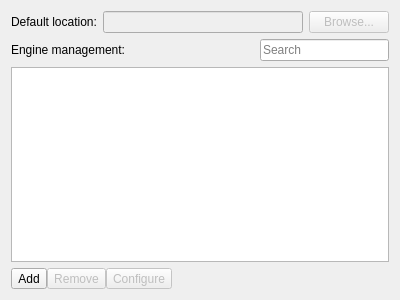
<?xml version="1.0" encoding="UTF-8"?>
<ui version="4.0">
 <class>EngineManagementWidget</class>
 <widget class="QWidget" name="EngineManagementWidget">
  <property name="geometry">
   <rect>
    <x>0</x>
    <y>0</y>
    <width>400</width>
    <height>300</height>
   </rect>
  </property>
  <property name="windowTitle">
   <string>Engine Management</string>
  </property>
  <layout class="QVBoxLayout" name="verticalLayout">
   <item>
    <layout class="QHBoxLayout" name="horizontalLayout">
     <item>
      <widget class="QLabel" name="label_2">
       <property name="text">
        <string>Default location:</string>
       </property>
      </widget>
     </item>
     <item>
      <widget class="QLineEdit" name="m_defaultLocationEdit">
       <property name="enabled">
        <bool>false</bool>
       </property>
      </widget>
     </item>
     <item>
      <widget class="QPushButton" name="m_browseDefaultLocationBtn">
       <property name="enabled">
        <bool>false</bool>
       </property>
       <property name="text">
        <string>Browse...</string>
       </property>
      </widget>
     </item>
    </layout>
   </item>
   <item>
    <layout class="QHBoxLayout" name="horizontalLayout_2">
     <item>
      <widget class="QLabel" name="label">
       <property name="text">
        <string>Engine management:</string>
       </property>
      </widget>
     </item>
     <item>
      <spacer name="horizontalSpacer_2">
       <property name="orientation">
        <enum>Qt::Horizontal</enum>
       </property>
       <property name="sizeHint" stdset="0">
        <size>
         <width>40</width>
         <height>20</height>
        </size>
       </property>
      </spacer>
     </item>
     <item>
      <widget class="QLineEdit" name="m_searchEngineEdit">
       <property name="placeholderText">
        <string>Search</string>
       </property>
       <property name="clearButtonEnabled">
        <bool>true</bool>
       </property>
      </widget>
     </item>
    </layout>
   </item>
   <item>
    <widget class="QListView" name="m_enginesList"/>
   </item>
   <item>
    <layout class="QHBoxLayout" name="horizontalLayout_3">
     <property name="spacing">
      <number>0</number>
     </property>
     <item>
      <widget class="QToolButton" name="m_addBtn">
       <property name="toolTip">
        <string>Add a new engine.</string>
       </property>
       <property name="text">
        <string>Add</string>
       </property>
       <property name="icon">
        <iconset resource="../res/icons/icons.qrc">
         <normaloff>:/icons/toolbutton/add-16x16.png</normaloff>:/icons/toolbutton/add-16x16.png</iconset>
       </property>
      </widget>
     </item>
     <item>
      <widget class="QToolButton" name="m_removeBtn">
       <property name="enabled">
        <bool>false</bool>
       </property>
       <property name="toolTip">
        <string>Removes the selected engine.</string>
       </property>
       <property name="text">
        <string>Remove</string>
       </property>
       <property name="icon">
        <iconset resource="../res/icons/icons.qrc">
         <normaloff>:/icons/toolbutton/remove-16x16.png</normaloff>:/icons/toolbutton/remove-16x16.png</iconset>
       </property>
      </widget>
     </item>
     <item>
      <widget class="QToolButton" name="m_configureBtn">
       <property name="enabled">
        <bool>false</bool>
       </property>
       <property name="toolTip">
        <string>Configure the selected engine.</string>
       </property>
       <property name="text">
        <string>Configure</string>
       </property>
       <property name="icon">
        <iconset resource="../res/icons/icons.qrc">
         <normaloff>:/icons/toolbutton/configure-16x16.png</normaloff>:/icons/toolbutton/configure-16x16.png</iconset>
       </property>
      </widget>
     </item>
     <item>
      <spacer name="horizontalSpacer">
       <property name="orientation">
        <enum>Qt::Horizontal</enum>
       </property>
       <property name="sizeHint" stdset="0">
        <size>
         <width>40</width>
         <height>20</height>
        </size>
       </property>
      </spacer>
     </item>
     <item>
      <widget class="QLabel" name="m_engineCountLabel">
       <property name="text">
        <string/>
       </property>
      </widget>
     </item>
    </layout>
   </item>
  </layout>
 </widget>
 <resources>
  <include location="../res/icons/icons.qrc"/>
 </resources>
 <connections/>
</ui>
